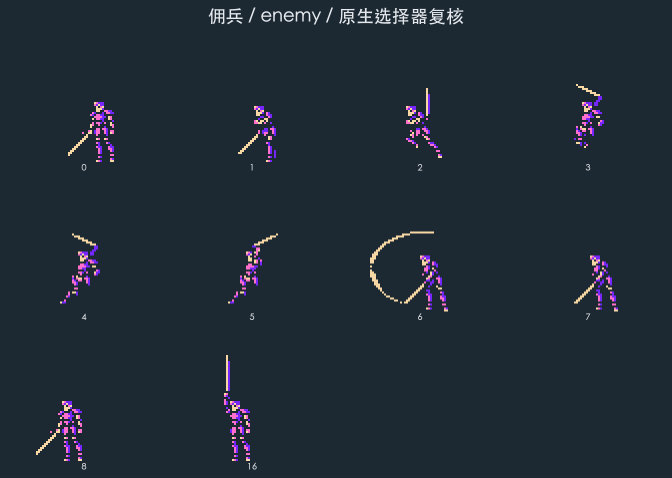
#> input picture art-review/character-expansion-20261018/catalog/reference-boards/class-8-enemy-all-source-poses.png, 1344 x 955 px, given in place of 4af589272de96e.png, which was not available (shown at 1/2 size)
$ python revise_sniper_arrow_colors.py
#> lines starting #> are read from the running program, lines starting #| are printed output that depends on the picture; pictures that were not available may be replaced by others from this repository, and a replacement may not be noted
### art-review/character-expansion-20261018/tools/import_knight_redraw_v3.py
#!/usr/bin/env python3
"""Import whole ImageGen knight poses. No body slicing or limb deformation."""
import argparse
import json
import math
from functools import lru_cache
from pathlib import Path
from PIL import Image, ImageDraw
from build_gallery import ROOT
from revise_cavalry_map import digest, translate

REV='knight-redraw-v3-20261021'
OUT=ROOT/REV
SRC=OUT/'source'
ALLY=['181d29','303847','596574','a5b3c1','d6dfe4','f5f5ef','243756','3d5680',
      '7292b8','4d3428','85603e','b88b56','b38360','e8ba8d','c4a15a','fff8df']
ENEMY=['161b2b','292c49','343e68','4a5c86','64779e','8f9ec0','282c50','494876',
       '7579aa','29283d','444260','6d6688','947c7b','cfb2ad','9b8cae','c3cce2']
COLORS=[tuple(bytes.fromhex(v)) for v in ALLY]
ENEMY_COLORS=[tuple(bytes.fromhex(v)) for v in ENEMY]
REG=[]
ASSETS=[]

def write(path,value):
    path.parent.mkdir(parents=True,exist_ok=True)
    path.write_text(json.dumps(value,ensure_ascii=False,indent=2)+'\n')

def parts(points):
    points=set(points);out=[]
    while points:
        q=[points.pop()];c=list(q)
        while q:
            x,y=q.pop()
            for p in [(x-1,y),(x+1,y),(x,y-1),(x,y+1),(x-1,y-1),(x+1,y-1),(x-1,y+1),(x+1,y+1)]:
                if p in points:points.remove(p);q.append(p);c.append(p)
        out.append(c)
    return sorted(out,key=len,reverse=True)

# [29 lines left out: functions figures, landmark, not called in this run]

@lru_cache(maxsize=50000)
def color_index(rgb):
    return min(range(16),key=lambda i:sum((a-b)**2 for a,b in zip(rgb,COLORS[i])))

# [129 lines left out: functions palette, register, maps, battle, save, projectile and 2 more, not called in this run]

# [2 lines that do not run on import are left out]

### art-review/character-expansion-20261018/tools/revise_sniper_arrow_colors.py
#!/usr/bin/env python3
"""Replace only sniper projectile materials, using the existing effect override."""
import argparse, copy, json, subprocess
from types import SimpleNamespace
from PIL import Image, ImageDraw
from build_gallery import ROOT, file_hash, matched_export, relative
from export_gallery import render_frame, font
from export_knight_complete import export_one
from import_knight_redraw_v3 import parts

REV='sniper-arrow-natural-v3-20261023'
OUT=ROOT/REV
SOURCES={'ally':('4af589272de96e','source-input/effects/4af589272de96e.png'),'enemy':('native-aadf144eefab4c','source-input/enemy-motion/effects/native-aadf144eefab4c.png')}
MATERIALS=[(140,107,69),(228,225,200)]

def write(path,value):path.write_text(json.dumps(value,ensure_ascii=False,indent=2)+'\n')

def build(publish):
#> called with publish = False
    original=Image.open(ROOT/SOURCES['ally'][1]).convert('RGBA');raw=Image.open(OUT/'source/natural-arrow-master.png').convert('RGBA')
#> in build, original is the input picture: PIL image 1344x955 RGBA; mean R, G, B, A 32.8, 43.2, 53.4, 255
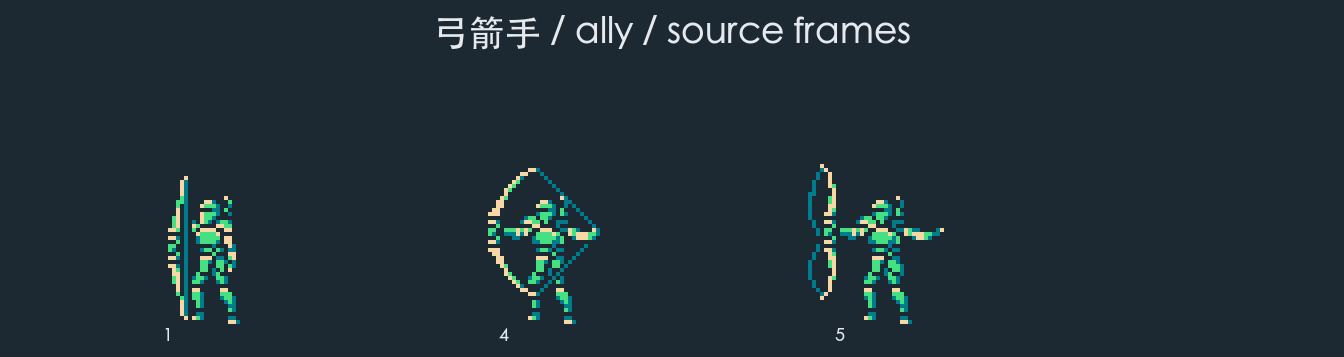
#> input picture art-review/character-expansion-20261018/catalog/reference-boards/class-12-ally-all-source-poses.png, 1344 x 357 px, given in place of natural-arrow-master.png, which was not available
#> in build, raw is the input picture: PIL image 1344x357 RGBA; mean R, G, B, A 32.1, 46.1, 53.8, 255
    comp=parts((x,y)for y in range(raw.height)for x in range(raw.width)if raw.getpixel((x,y))[3]>=128)[0]
#> comp = 479808 items
    bb=[min(x for x,y in comp),min(y for x,y in comp),max(x for x,y in comp)+1,max(y for x,y in comp)+1]
#> bb = [0, 0, 1344, 357]
    bounds=original.getbbox();sample=raw.crop(bb).resize((bounds[2]-bounds[0],bounds[3]-bounds[1]),Image.Resampling.NEAREST)
#> after `bounds = original.getbbox()`: bounds = (0, 0, 1344, 955)
#> after `sample = raw.crop(bb).resize((bounds[2] - bounds[0], bounds[3] - bound`:
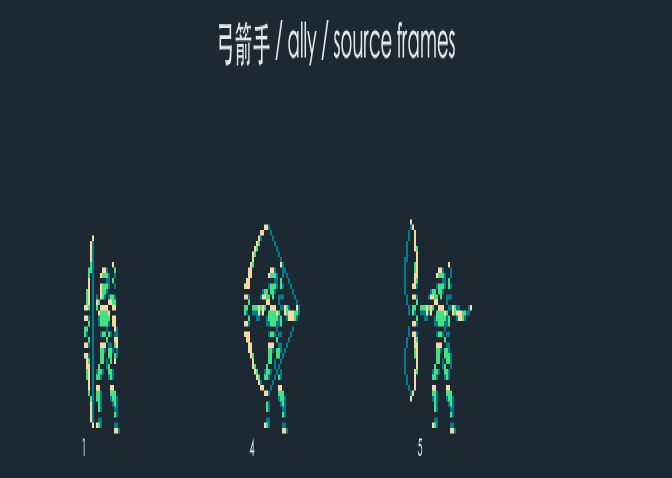
#> sample: PIL image 1344x955 RGBA (shown at 1/2 size); mean R, G, B, A 32.1, 46.1, 53.8, 255
    arrow=Image.new('RGBA',original.size)
#> arrow: PIL image 1344x955 RGBA; every value is 0
    for y in range(bounds[1],bounds[3]):
        for x in range(bounds[0],bounds[2]):
            alpha=original.getpixel((x,y))[3]
            if not alpha:continue
            color=sample.getpixel((x-bounds[0],y-bounds[1]))[:3]
            material=min(MATERIALS,key=lambda c:sum((a-b)**2 for a,b in zip(c,color)))
            arrow.putpixel((x,y),(*material,alpha))
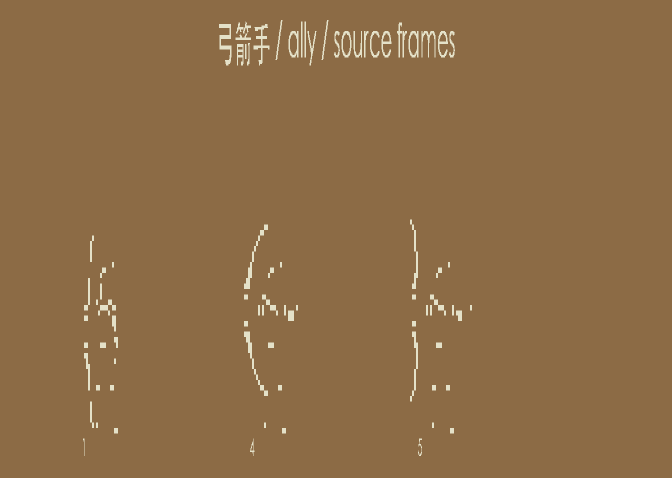
#> arrow: PIL image 1344x955 RGBA (shown at 1/2 size); mean R, G, B, A 141.2, 108.6, 70.8, 255
    assert arrow.getchannel('A').tobytes()==original.getchannel('A').tobytes()
    assert {p[:3]for p in arrow.getdata()if p[3]}==set(MATERIALS)
    # Preserve every original projectile pixel, including its anchors and
    # fletching. Only the new drawing's two materials are transferred.
    arrow.save(OUT/'flying-arrow.png',optimize=True)
#> (the run stopped early here; a loop or call above may not have finished)
